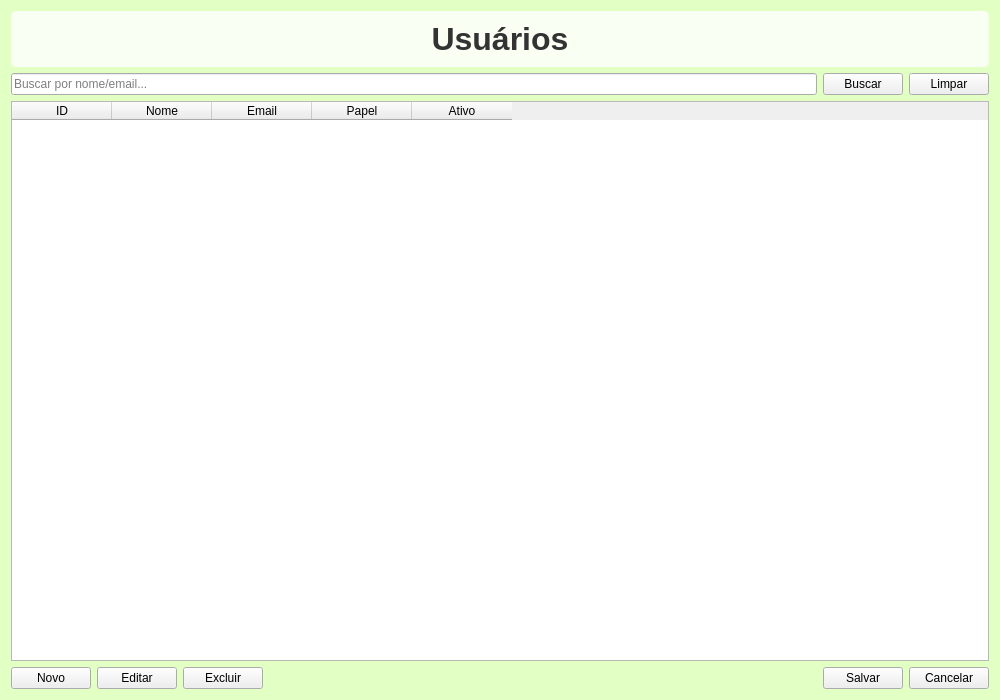
<?xml version="1.0" encoding="UTF-8"?>
<ui version="4.0">
 <class>UsuariosWindow</class>
 <widget class="QWidget" name="UsuariosWindow">
  <property name="geometry">
   <rect>
    <x>0</x>
    <y>0</y>
    <width>1000</width>
    <height>700</height>
   </rect>
  </property>
  <property name="windowTitle">
   <string>Usuários</string>
  </property>
  <property name="styleSheet">
   <string notr="true">#UsuariosWindow {
background-color: rgb(226, 255, 196);
}</string>
  </property>
  <layout class="QVBoxLayout" name="verticalLayout">
   <item>
    <widget class="QLabel" name="lbl_title">
     <property name="font">
      <font>
       <pointsize>24</pointsize>
       <bold>true</bold>
      </font>
     </property>
     <property name="styleSheet">
      <string notr="true">color: #333333;
background: rgba(255, 255, 255, 0.8);
padding: 10px;
border-radius: 5px;</string>
     </property>
     <property name="text">
      <string>Usuários</string>
     </property>
     <property name="alignment">
      <set>Qt::AlignmentFlag::AlignCenter</set>
     </property>
     <property name="margin">
      <number>6</number>
     </property>
    </widget>
   </item>
   <item>
    <layout class="QHBoxLayout" name="searchLayout">
     <item>
      <widget class="QLineEdit" name="le_search">
       <property name="placeholderText">
        <string>Buscar por nome/email...</string>
       </property>
      </widget>
     </item>
     <item>
      <widget class="QPushButton" name="btn_search">
       <property name="text">
        <string>Buscar</string>
       </property>
      </widget>
     </item>
     <item>
      <widget class="QPushButton" name="btn_reset">
       <property name="text">
        <string>Limpar</string>
       </property>
      </widget>
     </item>
    </layout>
   </item>
   <item>
    <widget class="QTableWidget" name="tbl_users">
     <property name="editTriggers">
      <set>QAbstractItemView::EditTrigger::NoEditTriggers</set>
     </property>
     <property name="selectionBehavior">
      <enum>QAbstractItemView::SelectionBehavior::SelectRows</enum>
     </property>
     <property name="rowCount">
      <number>0</number>
     </property>
     <property name="columnCount">
      <number>5</number>
     </property>
     <column>
      <property name="text">
       <string>ID</string>
      </property>
     </column>
     <column>
      <property name="text">
       <string>Nome</string>
      </property>
     </column>
     <column>
      <property name="text">
       <string>Email</string>
      </property>
     </column>
     <column>
      <property name="text">
       <string>Papel</string>
      </property>
     </column>
     <column>
      <property name="text">
       <string>Ativo</string>
      </property>
     </column>
    </widget>
   </item>
   <item>
    <layout class="QHBoxLayout" name="actionsLayout">
     <item>
      <widget class="QPushButton" name="btn_novo">
       <property name="text">
        <string>Novo</string>
       </property>
      </widget>
     </item>
     <item>
      <widget class="QPushButton" name="btn_editar">
       <property name="text">
        <string>Editar</string>
       </property>
      </widget>
     </item>
     <item>
      <widget class="QPushButton" name="btn_excluir">
       <property name="text">
        <string>Excluir</string>
       </property>
      </widget>
     </item>
     <item>
      <spacer name="hspacer">
       <property name="orientation">
        <enum>Qt::Orientation::Horizontal</enum>
       </property>
       <property name="sizeHint" stdset="0">
        <size>
         <width>40</width>
         <height>20</height>
        </size>
       </property>
      </spacer>
     </item>
     <item>
      <widget class="QPushButton" name="btn_salvar">
       <property name="text">
        <string>Salvar</string>
       </property>
      </widget>
     </item>
     <item>
      <widget class="QPushButton" name="btn_cancelar">
       <property name="text">
        <string>Cancelar</string>
       </property>
      </widget>
     </item>
    </layout>
   </item>
  </layout>
 </widget>
 <resources/>
 <connections/>
</ui>
